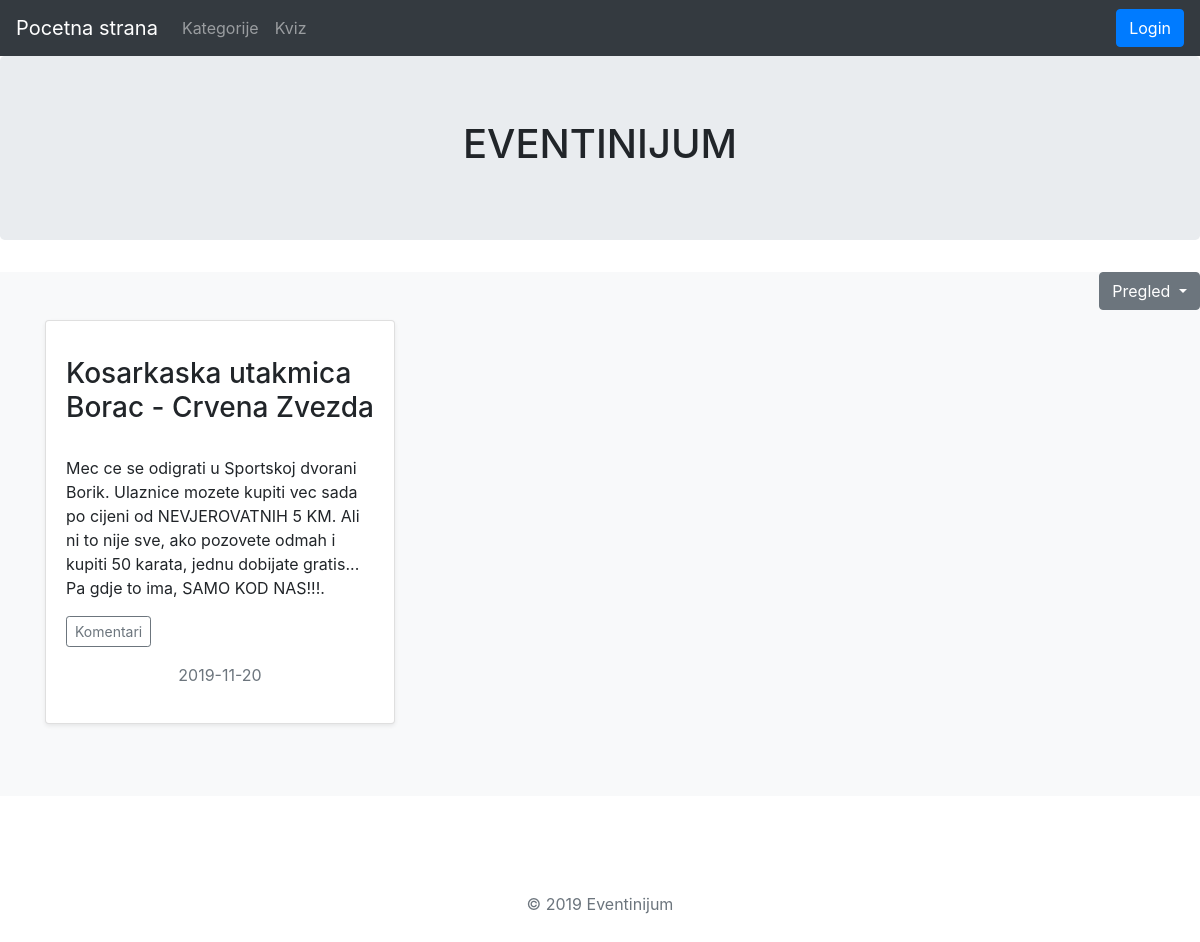
The page /guest_menu.php on the database as committed earlier.
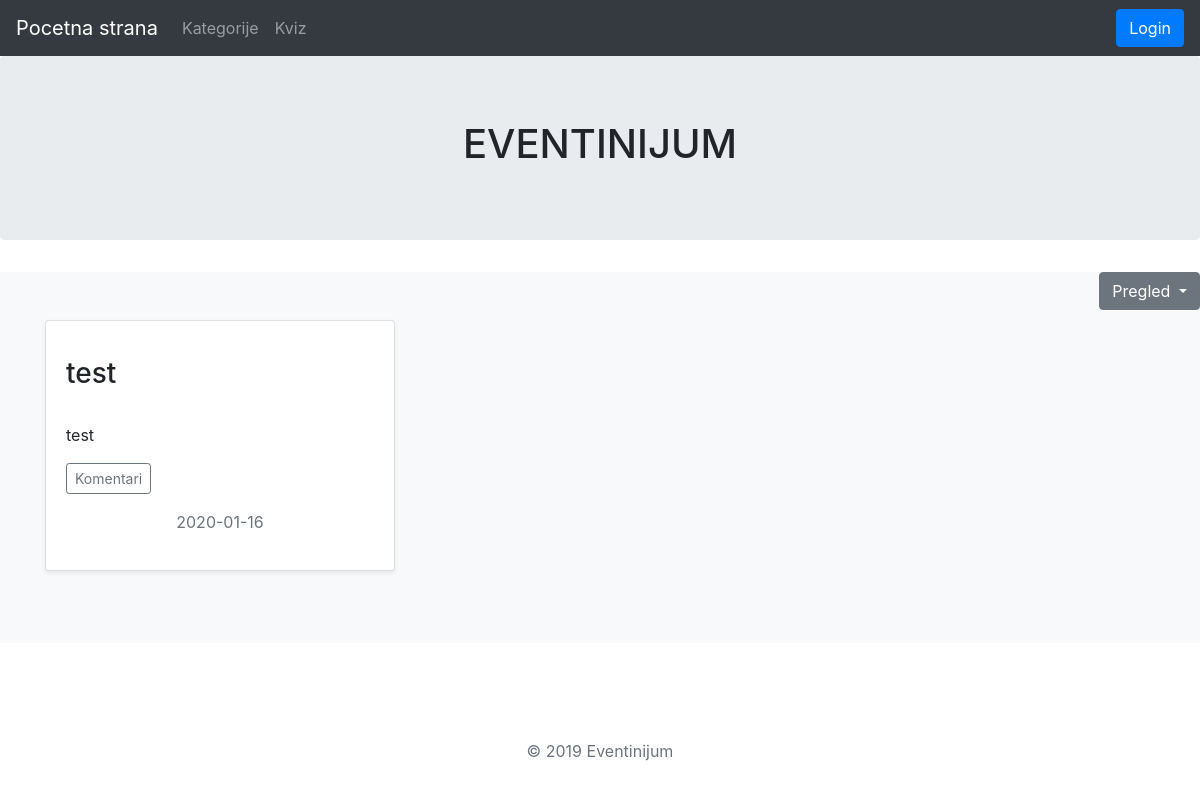
The same page on the database as committed later.
### tables this page shows
CREATE TABLE `dogadjaji` (
  `dogadja_id` int(11) NOT NULL,
  `naziv` varchar(300) NOT NULL,
  `detalji` text NOT NULL,
  `datum` datetime NOT NULL,
  `grad_id` int(11) NOT NULL,
  `kategorija_id` int(11) NOT NULL,
  `korisnik_id` int(11) NOT NULL
);

### guest_menu.php (the view, shortened to what this page needs)
<?php
include("database.php");
include("guest_header.php");
?>
<?php
if(isset($_SESSION['sort']) && !empty($_SESSION['sort']))
{
    $datum = date("Y-m-d");
    if($_SESSION['sort'] == "svi_dogadjaji")
    {
      prikazi($DB, "SELECT * FROM dogadjaji");
    }
    elseif($_SESSION['sort'] == "danasnji_dogadjaj") {
        prikazi($DB, "SELECT * FROM dogadjaji WHERE datum = '".$datum."'");
    }
    else if($_SESSION['sort'] == "buduci_dogadjaj"){
        prikazi($DB, "SELECT * FROM dogadjaji WHERE datum >'".$datum."'");
    }
    else if($_SESSION['sort'] == "prosli_dogadjaj"){
        prikazi($DB, "SELECT * FROM dogadjaji WHERE datum < '".$datum."'");
    }
    else if($_SESSION['sort'] == "sortiraj_po_datumu"){
        prikazi($DB, "SELECT * FROM dogadjaji ORDER BY datum ASC");
    }
}
else
{
    prikazi($DB, "SELECT * FROM dogadjaji");
}
?>
<?php
function prikazi($DB, $query_string)
{
?>
<main role="main">
  <section class="jumbotron text-center">
    <div class="container">
      <h1 class="jumbotron-heading">EVENTINIJUM</h1>
    </div>
  </section>
  <div class="dropdown">
        <button class="btn btn-secondary dropdown-toggle float-right" type="button" id="dropDown" data-toggle="dropdown" aria-haspopup="true" aria-expanded="false">
          Pregled
        </button>
      </div>
  <div class="album py-5 bg-light">
    <div class="container">
      <div class="row">
      <?php
        $query = $query_string;
        $result = mysqli_query($DB, $query);
        if(mysqli_num_rows($result) > 0){
            while($row = mysqli_fetch_array($result)){
      ?>
        <div class="col-md-4">
          <div class="card mb-4 shadow-sm">
            <div class="card-body">
              <p class="card-text">
                <?php
                echo "<h3>".$row["naziv"]."</h3>";
                echo "<br>";
                echo $row["detalji"];
                ?>
              </p>
                <div class="d-flex justify-content-between align-items-center">
                <div class="btn-group">
                  <form  method="POST" action="komentari.php" >
                      <button type="submit" class="btn btn-sm btn-outline-secondary " name ="_METHOD" value="UPDATE">Komentari</button>
                  </form>
                </div>
                </div>
              <div class="align-items-center">
                <p class="text-muted text-center"><?php echo substr($row["datum"], 0,10); ?></p>
              </div>
            </div>
          </div>
        </div>
      <?php
        }
        }
      ?>
      </div>
    </div>
  </div>
</main>
<?php
}
?>
<footer class="my-5 pt-5 text-muted text-center text-small">
    <p class="mb-1">&copy; 2019 Eventinijum</p>
</footer>
</body>
</html>

Rows that differ between the two databases and show on the page:
removed dogadjaji: naziv "Kosarkaska utakmica Borac - Crvena Zvezda", detalji "Mec ce se odigrati u Sportskoj dvorani Borik. Ulaznice mozete kupiti vec sada po cijeni od NEVJEROVATNIH 5 KM. Ali ni to nije sve, ako pozovete odmah i kupiti 50 karata, jednu dobijate gratis... Pa gdje to ima, SAMO KOD NAS!!!.", datum "2019-11-20"
added dogadjaji: naziv "test", detalji "test", datum "2020-01-16"
